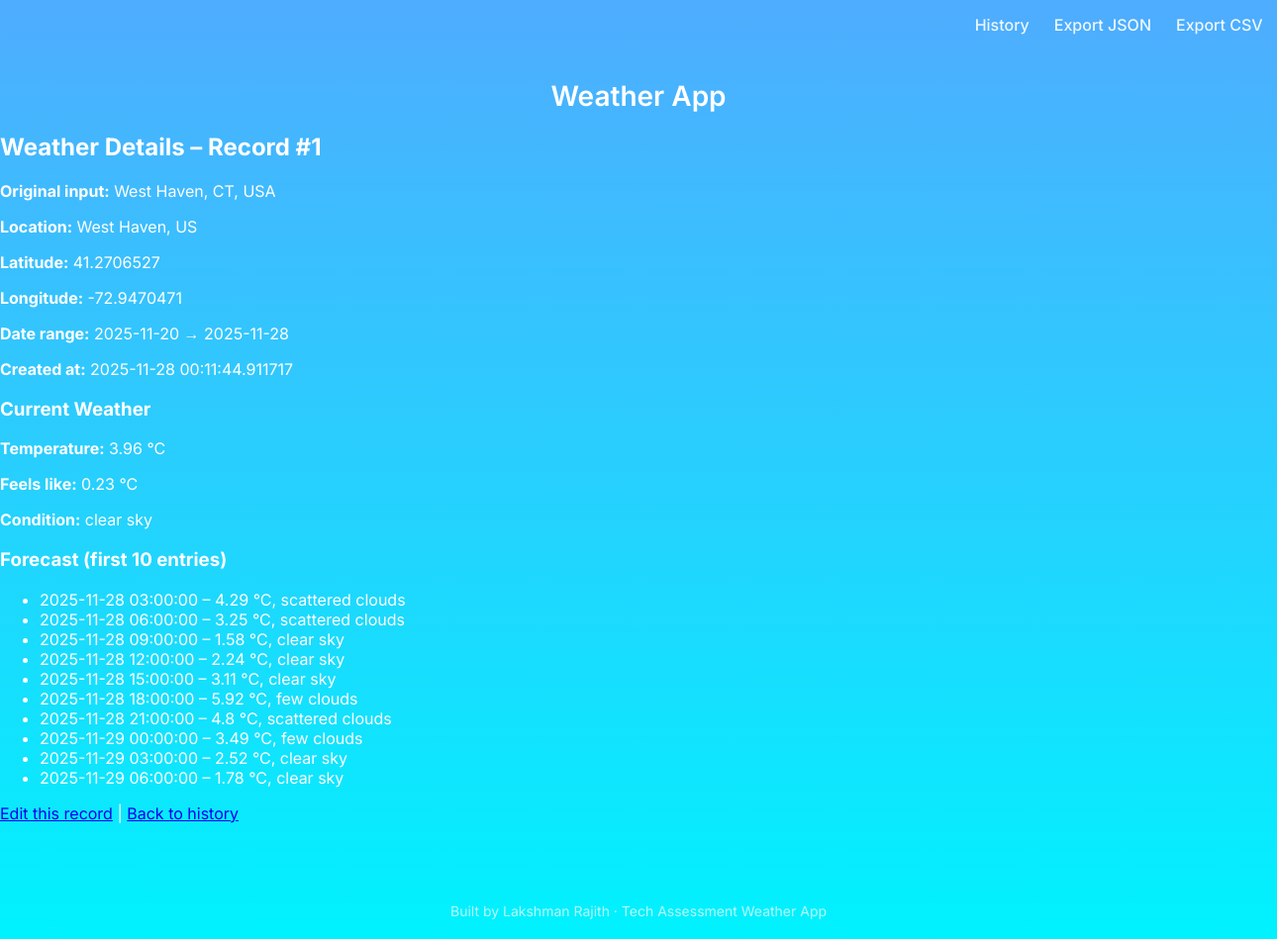
Page /history/1 on the committed database.
### app.py (models this page shows, shortened)
class WeatherQuery(db.Model):
    __tablename__ = "weather_queries"
    id = db.Column(db.Integer, primary_key=True)
    user_input = db.Column(db.String(255), nullable=False)
    normalized_name = db.Column(db.String(255))
    lat = db.Column(db.Float)
    lon = db.Column(db.Float)
    start_date = db.Column(db.Date)
    end_date = db.Column(db.Date)
    created_at = db.Column(db.DateTime, default=datetime.utcnow)
    current_weather_json = db.Column(db.Text)
    forecast_json = db.Column(db.Text)

### app.py (the view)
@app.route("/history/<int:query_id>")
def detail(query_id):
    q = WeatherQuery.query.get_or_404(query_id)
    return render_template(
        "detail.html",
        query=q,
        weather=json.loads(q.current_weather_json) if q.current_weather_json else None,
        forecast=json.loads(q.forecast_json) if q.forecast_json else None,
    )

### templates/detail.html
{% extends "base.html" %}
{% block content %}
<h2>Weather Details – Record #{{ query.id }}</h2>
<section class="card">
  <p><strong>Original input:</strong> {{ query.user_input }}</p>
  <p><strong>Location:</strong> {{ query.normalized_name or "-" }}</p>
  <p><strong>Latitude:</strong> {{ query.lat }}</p>
  <p><strong>Longitude:</strong> {{ query.lon }}</p>
  <p><strong>Date range:</strong>
    {{ query.start_date or "-" }} → {{ query.end_date or "-" }}</p>
  <p><strong>Created at:</strong> {{ query.created_at }}</p>
</section>
{% if weather %}
<section class="card">
  <h3>Current Weather</h3>
  <p><strong>Temperature:</strong> {{ weather.main.temp }} °C</p>
  <p><strong>Feels like:</strong> {{ weather.main.feels_like }} °C</p>
  <p><strong>Condition:</strong> {{ weather.weather[0].description }}</p>
</section>
{% endif %}
{% if forecast %}
<section class="card">
  <h3>Forecast (first 10 entries)</h3>
  <ul class="forecast-list">
    {% for item in forecast.list[:10] %}
      <li>
        {{ item.dt_txt }} – {{ item.main.temp }} °C,
        {{ item.weather[0].description }}
      </li>
    {% endfor %}
  </ul>
</section>
{% endif %}
<p>
  <a href="{{ url_for('edit', query_id=query.id) }}">Edit this record</a> |
  <a href="{{ url_for('history') }}">Back to history</a>
</p>
{% endblock %}

### statics/style.css (style rules this page uses)
body { margin: 0; font-family: system-ui, -apple-system, BlinkMacSystemFont, "Segoe UI", sans-serif; background: linear-gradient(145deg, #3b82f6, #22c1c3); min-height: 100vh; color: #0f172a; }

### templates/base.html (style rules this page uses)
body { margin: 0; font-family: "Inter", sans-serif; background: linear-gradient(180deg, #4facfe, #00f2fe); color: white; min-height: 100vh; }

### rows in the picture
WeatherQuery: id "1", user_input "West Haven, CT, USA", normalized_name "West Haven, US", lat "41.2706527", lon "-72.9470471", start_date "2025-11-20", end_date "2025-11-28", created_at "2025-11-28 00:11:44.911717"

### other values in the picture
{{ weather.main.temp }} "3.96"
{{ weather.main.feels_like }} "0.23"
{{ weather.weather[0].description }} "clear sky"
{{ item.dt_txt }} "2025-11-28 03:00:00" "2025-11-28 06:00:00" "2025-11-28 09:00:00" "2025-11-28 12:00:00" "2025-11-28 15:00:00" "2025-11-28 18:00:00" "2025-11-28 21:00:00" "2025-11-29 00:00:00" "2025-11-29 03:00:00" "2025-11-29 06:00:00"
{{ item.main.temp }} "4.29" "3.25" "1.58" "2.24" "3.11" "5.92" "4.8" "3.49" "2.52" "1.78"
{{ item.weather[0].description }} "scattered clouds" "scattered clouds" "clear sky" "clear sky" "clear sky" "few clouds" "scattered clouds" "few clouds" "clear sky" "clear sky"
